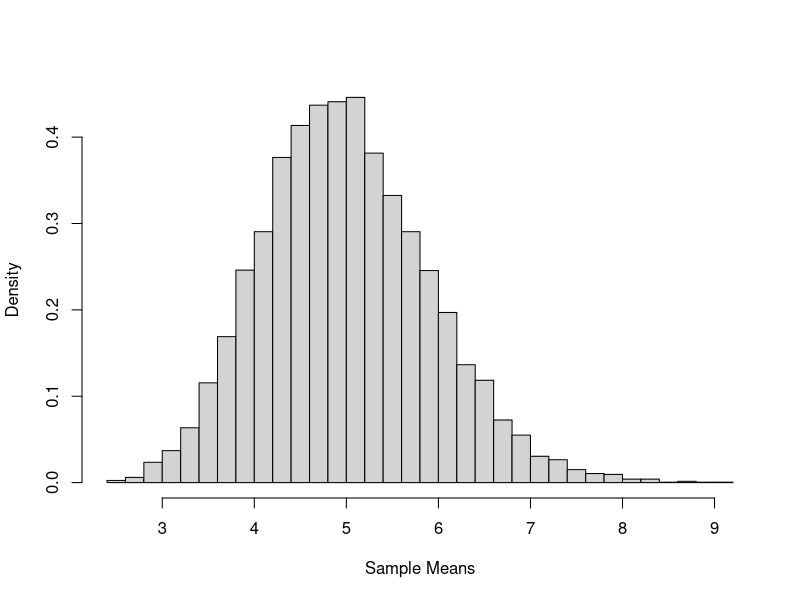
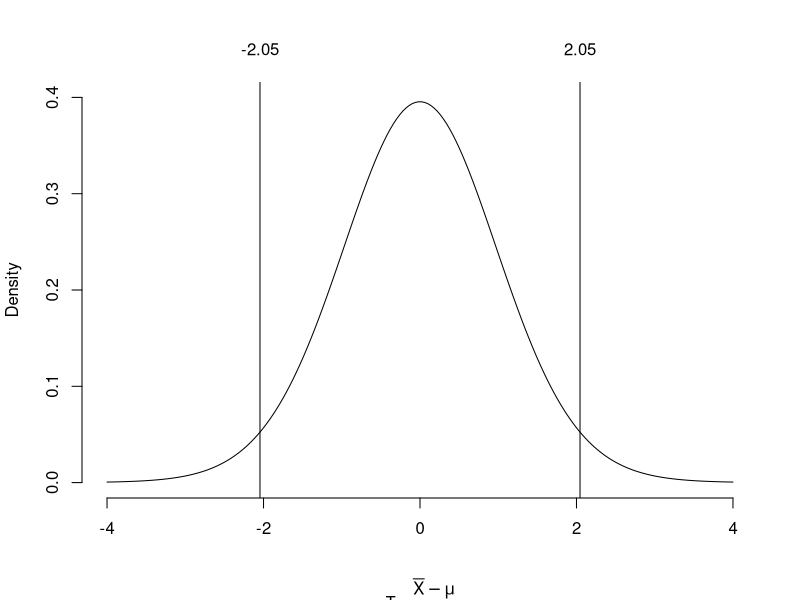

These figures' R source, in order:
# Confidence intervals
# Draw 10000 samples of size 30 from an exponential distribution 
# with mean 5 and compute the sample means
bignum <- 10000 # Number of samples
N <- 30         # Sample size
lambda <- 5     # Population mean
conf <- .95     # Confidence level

# Sample from an Exp(lambda) distribution
x <- matrix(rexp(30*10000,1/lambda),ncol=30)

# Compute the means and standard errors for each sample
means <- rowMeans(x)
ses <- apply(x,1,sd)/sqrt(N) # Sample sd divided by sqrt(N)

# Plot the sampling distribution of the means
hist(means,freq=FALSE,breaks=25,main="",xlab="Sample Means")

# Variance known: sigma^2 = 25
z.limits <- qnorm(c((1-conf)/2,1-(1-conf)/2))
z.lower <- means + z.limits[1]*lambda/sqrt(N)
z.upper <- means + z.limits[2]*lambda/sqrt(N)

# Variance unknown: use s^2
t.limits <- qt(c((1-conf)/2,1-(1-conf)/2),N-1)
t.lower <- means + t.limits[1]*ses
t.upper <- means + t.limits[2]*ses

# Compute the probabilities that the z and t intervals 
# contain lambda
conf.z <- mean(lambda >= z.lower & lambda <= z.upper)
conf.t <- mean(lambda >= t.lower & lambda <= t.upper)

rbind(c("Confidence","Sigma known","Sigma unknown"),
      c(0.95,round(conf.z,2),round(conf.t,2)))

# The t-distribution requires that X be normally distributed,
# so redo
# Sample from an N(lambda,1) distribution
x <- matrix(rnorm(30*10000,lambda,1),ncol=30)

# Compute the means and standard errors for each sample
means <- rowMeans(x)
ses <- apply(x,1,sd)/sqrt(N) # Sample sd divided by sqrt(N)

# Variance known: sigma^2 = 1
z.limits <- qnorm(c((1-conf)/2,1-(1-conf)/2))
z.lower <- means + z.limits[1]*1/sqrt(N)
z.upper <- means + z.limits[2]*1/sqrt(N)

# Variance unknown: use s^2
t.limits <- qt(c((1-conf)/2,1-(1-conf)/2),N-1)
t.lower <- means + t.limits[1]*ses
t.upper <- means + t.limits[2]*ses

# Compute the probabilities that the z and t intervals 
# contain lambda
conf.z <- mean(lambda >= z.lower & lambda <= z.upper)
conf.t <- mean(lambda >= t.lower & lambda <= t.upper)

rbind(c("Confidence","Sigma known","Sigma unknown"),
      c(0.95,round(conf.z,2),round(conf.t,2)))

paste("Values of T = ",expression((bar(X)-mu)/(s/sqrt(N))))

# Plot a t-distribution with N-1 df
t <- seq(-4,4,length=200)
plot(t,dt(t,N-1),xlab="",ylab="Density",
     type='l',ylim=c(0,.4),frame=FALSE)
abline(v=qt(c(.025,.975),N-1))
text(0,-.125,xpd=NA,
     expression(T == frac(bar(X)-mu, s/sqrt(N))))
text(x=qt(c(.025,.975),N-1),y=.45,xpd=NA,
     c(round(qt(.025,N-1),2),round(qt(.975,N-1),2)))
